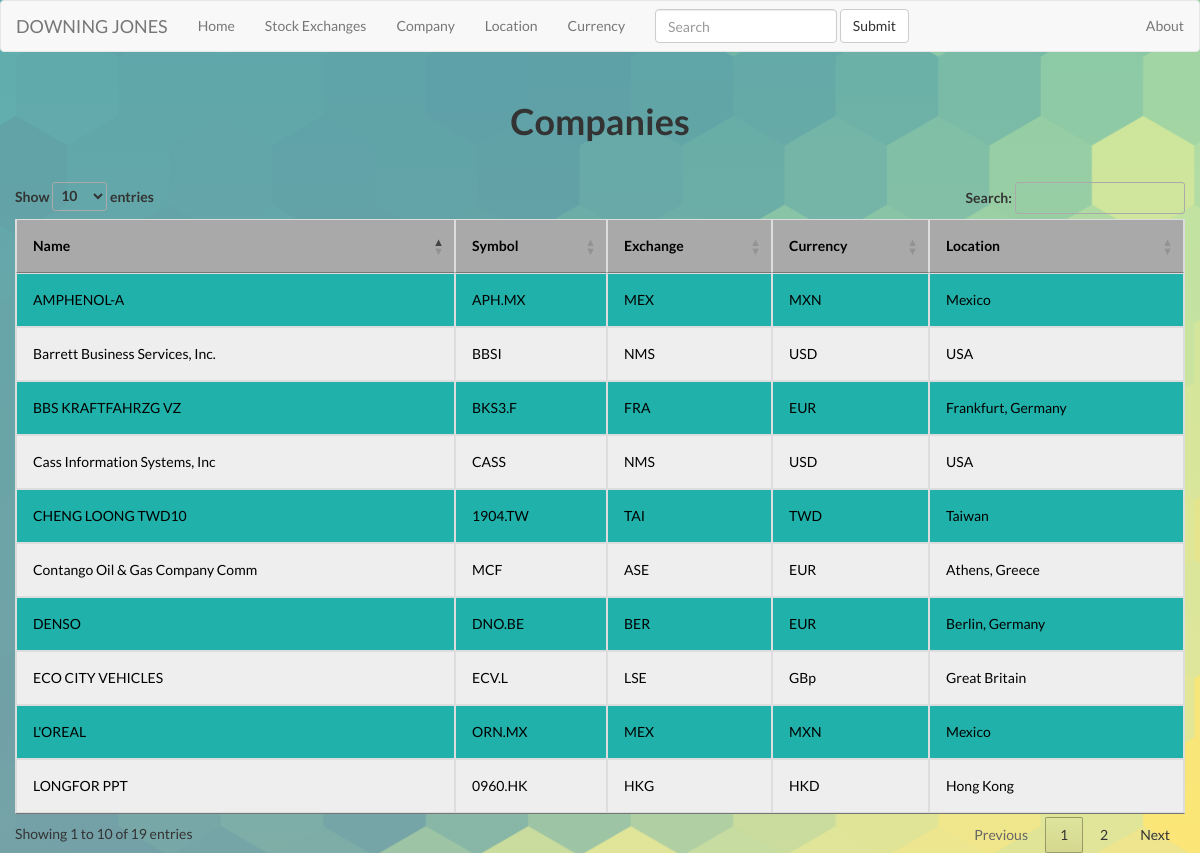
/companies, run on the app's committed database.
### FlaskApp/DowningJones/models.py (models this page shows, shortened)
class Company(db.Model):
    rowid = db.Column(db.Integer, primary_key=True)
    symbol = db.Column(db.String(80))
    name = db.Column(db.String(80))
    exchange = db.Column(db.String(80))
    currency = db.Column(db.String(80))
    location = db.Column(db.String(80))
    open_price = db.Column(db.String(80))
    previous_price = db.Column(db.String(80))
    percent_change = db.Column(db.String(80))
    year_high = db.Column(db.String(80))
    ask_price = db.Column(db.String(80))
    eps = db.Column(db.String(80))
    peg = db.Column(db.String(80))
    days_range = db.Column(db.String(80))
    percent_change_fifty = db.Column(db.String(80))
    percent_change_twohundred = db.Column(db.String(80))
    volume = db.Column(db.String(80))
    avg_volume = db.Column(db.String(80))
    market_cap = db.Column(db.String(80))

### FlaskApp/DowningJones/__init__.py (the view)
@app.route ( '/companies' )
def companies ():
    companies = Company.query.distinct(Company.symbol)
    return render_template('companies.html',
                            title='Companies',
                            companies=companies)

### FlaskApp/DowningJones/templates/companies.html (shortened to what this page needs)
{% extends "layout.html" %}
{% block body %}
<div class="container-fluid">
  <div class="row" style="padding:30px">
      <div class="col-md-4 col-xs-6"></div>
      <div class="col-md-4 col-xs-6" style="text-align: center">
        <h1 style = "font-weight : bold">Companies</h1>
      </div>
  </div>
    <table id="companytable" class="table table-hover table-striped table-responsive table-bordered">
    <thead>
      <tr>
        <th id="name">Name</th>
        <th id="symbol">Symbol</th>
        <th id="exchange">Exchange</th>
        <th id="currency">Currency</th>
        <th id="location">Location</th>
      </tr>
      </thead>
      <tbody>
          {% for company in companies %}
            <tr>
              <td><a href="/companies/{{company.rowid}}">{{ company.name }}</a></td>
              <td>{{ company.symbol }}</td>
              <td><a href="/stockmarkets/4">{{ company.exchange }}</a></td>
              <td><a href="/currencies/11">{{ company.currency }}</a></td>
              <td><a href="/locations/2">{{ company.location }}</a></td>
            </tr>
          {% endfor %}
        </tbody>
    </table>
 </div>
<link rel="stylesheet" href="http://cdn.datatables.net/1.10.2/css/jquery.dataTables.min.css"></style>
{% endblock %}

### FlaskApp/DowningJones/static/style.css (style rules this page uses)
html, body { padding:0; margin:0; }
table { background-color:#a9a9a9; margin:auto; }
table, th, td { border: 1px solid black; border-collapse: collapse; color:black; }
th, td { padding: 16px !important; }
td { text-align: left; }
body { background-size: cover; }
.table-striped>tbody>tr:nth-child(odd)>td, .table-striped>tbody>tr:nth-child(odd)>th { background-color: lightseagreen; }
.table-striped>tbody>tr:nth-child(even)>td, .table-striped>tbody>tr:nth-child(even)>th { background-color: #eeeeee; }

### FlaskApp/DowningJones/templates/layout.html (style rules this page uses)
body { background:linear-gradient(rgba(200,265,265,0.45), rgba(265,265,265,0.45)), url("static/background3.png"); background-size: cover; font-family: 'Lato', sans-serif; }
tr,tbody,a,td { color:black; font-family: 'Lato', sans-serif; }

### data on the page
Company: name "ECO CITY VEHICLES", symbol "ECV.L", exchange "LSE", currency "GBp", location "Great Britain"
Company: name "Contango Oil & Gas Company Comm", symbol "MCF", exchange "ASE", currency "EUR", location "Athens, Greece"
Company: name "Cass Information Systems, Inc", symbol "CASS", exchange "NMS", currency "USD", location "USA"
Company: name "L'OREAL", symbol "ORN.MX", exchange "MEX", currency "MXN", location "Mexico"
Company: name "BBS KRAFTFAHRZG VZ", symbol "BKS3.F", exchange "FRA", currency "EUR", location "Frankfurt, Germany"
Company: name "AMPHENOL-A", symbol "APH.MX", exchange "MEX", currency "MXN", location "Mexico"
Company: name "CHENG LOONG TWD10", symbol "1904.TW", exchange "TAI", currency "TWD", location "Taiwan"
Company: name "DENSO", symbol "DNO.BE", exchange "BER", currency "EUR", location "Berlin, Germany"
Company: name "Barrett Business Services, Inc.", symbol "BBSI", exchange "NMS", currency "USD", location "USA"
Company: name "LONGFOR PPT", symbol "0960.HK", exchange "HKG", currency "HKD", location "Hong Kong"
